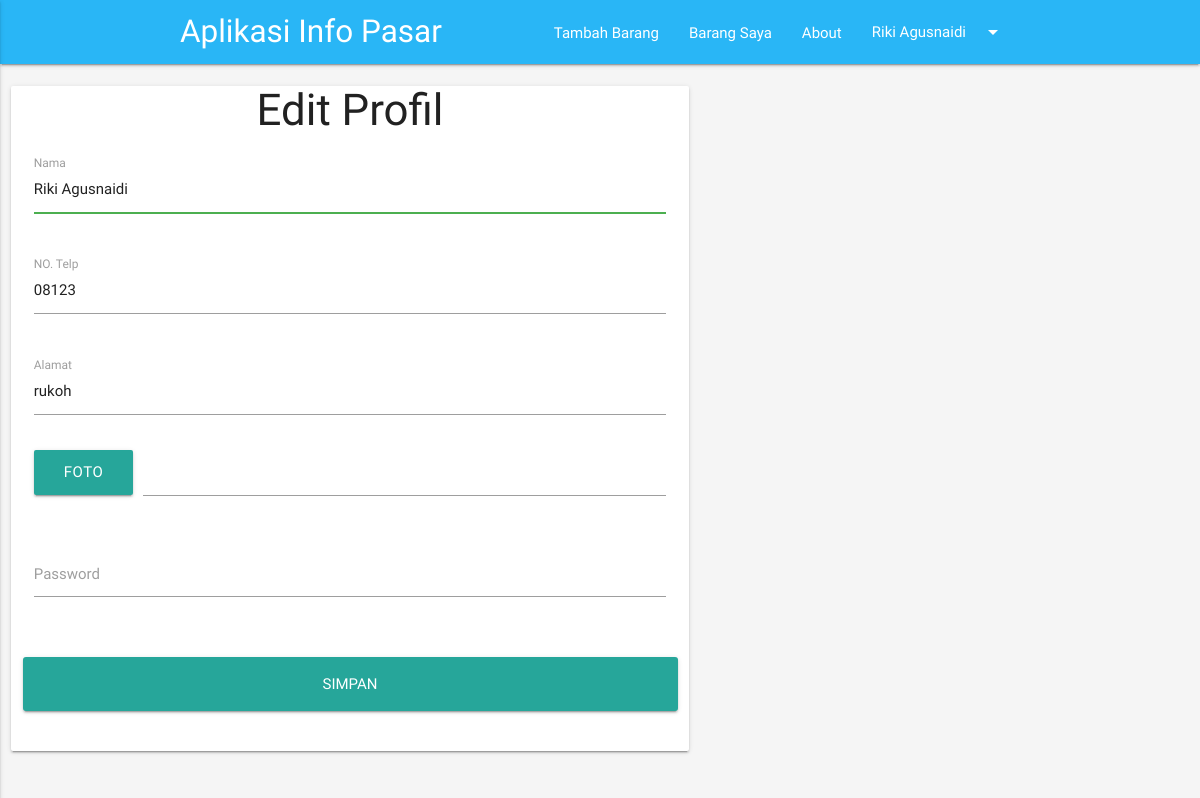
Page /edit.php (signed in) on the committed database.
### tables this page shows
CREATE TABLE `user` (
  `no_telp` varchar(15) NOT NULL,
  `nama` varchar(50) NOT NULL,
  `alamat` text NOT NULL,
  `foto` varchar(50) NOT NULL,
  `level` int(1) NOT NULL,
  `password` varchar(50) NOT NULL,
  `id_pasar` int(11) DEFAULT '0'
);

### edit.php (the view, shortened to what this page needs)
<!DOCTYPE html>
<html lang="en">
<head>
  <link href="fonts/icon.css" rel="stylesheet">
  <link href="css/materialize.css" type="text/css" rel="stylesheet" media="screen,projection"/>
  <link href="css/style.css" type="text/css" rel="stylesheet" media="screen,projection"/>
</head>
<body class="grey lighten-4">
  <?php
    include 'menu.php';
    $id = $_SESSION['no_telp'];
    $sql = "SELECT * FROM user where no_telp = $id";
    $result = $con->query($sql);
    $row = $result -> fetch_object();
  ?>
  <div class="row">
    <div class="col s12 m7">
      <div class="card">
        <diw class="row">
          <center><h3>Edit Profil</h3></center>
        </diw>
        <div class="row">
          <form class="col s12" method="post" action="edit.php" enctype="multipart/form-data">
            <div class="row">
              <div class="input-field col s12">
                <input type="text" class="validate" name="nama" autofocus value="<?= $row->nama ?>">
                <label >Nama</label>
              </div>
            </div>
            <div class="row">
              <div class="input-field col s12">
                <input type="text" class="validate" name="no_telp" value="<?= $row->no_telp ?>">
                <label >NO. Telp</label>
              </div>
            </div>
            <div class="row">
              <div class="input-field col s12">
                <input type="text" class="validate" name="alamat" value="<?= $row->alamat ?>">
                <label >Alamat</label>
              </div>
            <div class="row">
              <div class="file-field input-field col s12">
                <div class="btn">
                  <span>Foto</span>
                </div>
                <div class="file-path-wrapper">
                  <input class="file-path validate" type="text">
                </div>
              </div>
            </div>
            <div class="row">
              <div class="input-field col s12">
                <input type="password" class="validate" name="password" required>
                <label >Password</label>
              </div>
            </div>
            </div>
            <div class="row">
              <center>
                <div class='row'>
                  <input type='submit' class='col s12 btn btn-large waves-effect' name="tambah" value="Simpan">
                </div>
              </center>
            </div>
          </form>
        </div>
      </div>
    </div>
  </div>
</body>
</html>

### rows in the picture
user: nama "Riki Agusnaidi", no_telp "08123", alamat "rukoh"

### other values in the picture
$_SESSION['nama'] "Riki Agusnaidi"
